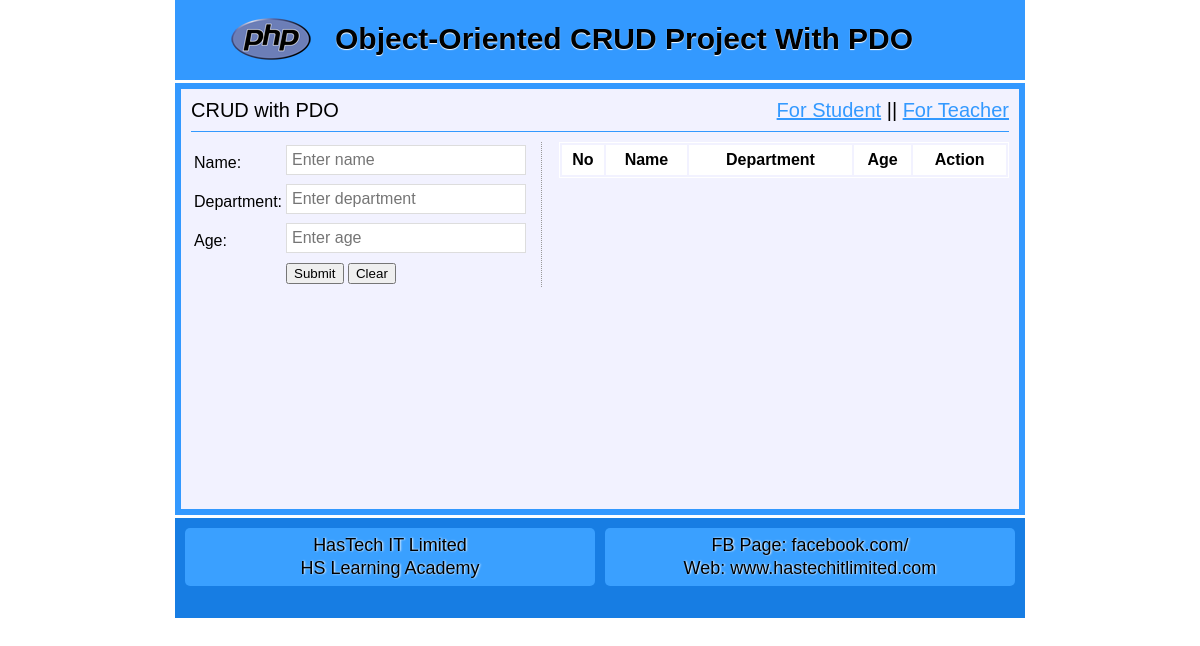
The page /teacher.php on the database as committed earlier.
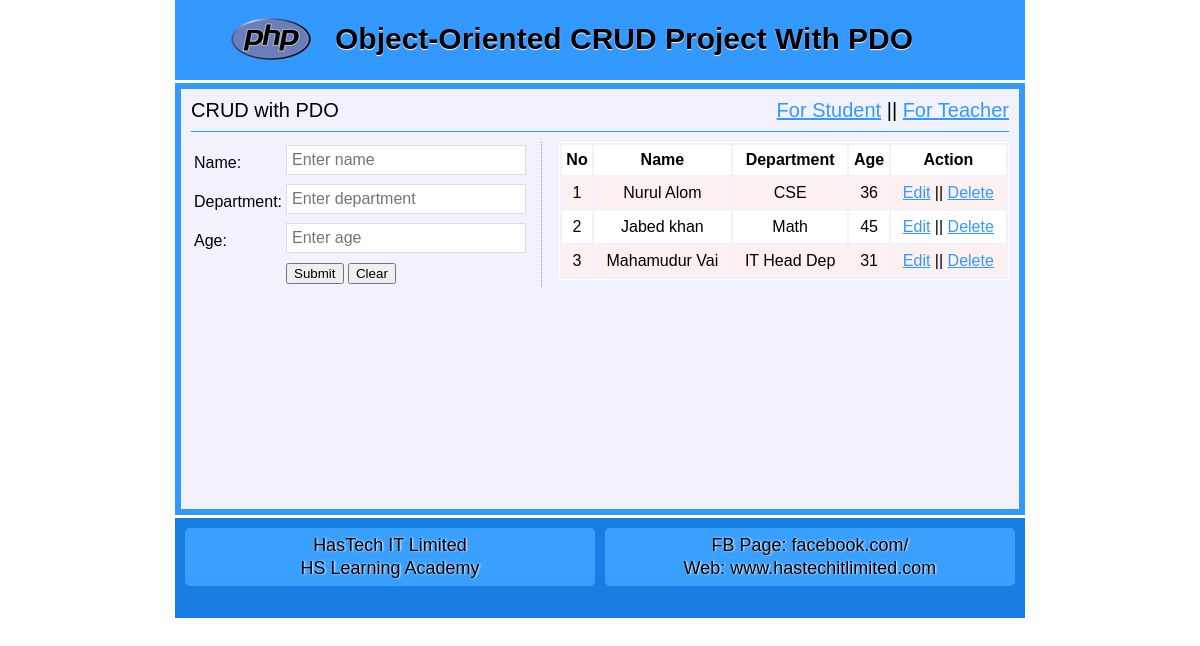
The same page on the database as committed later.
### tables this page shows
CREATE TABLE `tbl_teacher` (
  `id` int(11) NOT NULL,
  `name` varchar(50) NOT NULL,
  `dep` varchar(50) NOT NULL,
  `age` int(11) NOT NULL
);

### classes/Main.php (called while the page is built, shortened)
<?php
    include "DB.php";
    abstract class Main{
        protected $table;
        public function readAll(){
            $sql = "SELECT * FROM $this->table";
            $stmt = DB::prepare($sql);
            $stmt->execute();
            return $stmt->fetchAll();
        }
    }
?>

### classes/DB.php (called while the page is built, shortened)
<?php
    class DB{
        private static $pdo;
        public static function connection(){
            if(!isset(self::$pdo)){
                try {
                    self::$pdo = new PDO('mysql:host='.DB_HOST.'; dbname='.DB_NAME,DB_USER,DB_PASSWORD);
                }catch (PDOException $e) {
                    echo $e->getMessage();
                }
            }
            return self::$pdo;
        }
        public static function prepare($sql){
            return self::connection()->prepare($sql);
        }
    }
?>

### teacher.php (the view, shortened to what this page needs)
<?php include "inc/header.php"; ?>
<?php
  $user = new Teacher();
?>
<section class="mainleft">
  <?php
    if (isset($_GET['action']) && $_GET['action'] == 'edit'){
      $id = (int)$_GET['id'];
      $result = $user->readById($id);
  ?>
  <form action="" method="post">
    <table>
        <input type="hidden" name="id" value="<?php echo $result['id']; ?>"/>
        <tr>
          <td>Name: </td>
          <td><input type="text" name="name" value="<?php echo $result['name']; ?>" required="1"/></td>
        </tr>
        <tr>
          <td>Department: </td>
          <td><input type="text" name="dep" value="<?php echo $result['dep']; ?>" required="1"/></td>
        </tr>
        <tr>
          <td>Age: </td>
          <td><input type="text" name="age" value="<?php echo $result['age']; ?>" required="1"/></td>
        </tr>
        <tr>
          <td></td>
          <td>
            <input type="submit" name="update" value="Submit"/>
            <input type="reset" value="Clear"/>
          </td>
        </tr>
      </table>
  </form>
  <?php } else { ?>
  <form action="" method="post">
    <table>
        <tr>
          <td>Name: </td>
          <td><input type="text" name="name" placeholder="Enter name" required="1"/></td>
        </tr>
        <tr>
          <td>Department: </td>
          <td><input type="text" name="dep" placeholder="Enter department" required="1"/></td>
        </tr>
        <tr>
          <td>Age: </td>
          <td><input type="text" name="age" placeholder="Enter age" required="1"/></td>
        </tr>
        <tr>
          <td></td>
          <td>
            <input type="submit" name="create" value="Submit"/>
            <input type="reset" value="Clear"/>
          </td>
        </tr>
      </table>
  </form>
  <?php } ?>
</section>
<section class="mainright">
  <table class="tblone">
    <tr>
        <th>No</th>
        <th>Name</th>
        <th>Department</th>
        <th>Age</th>
        <th>Action</th>
    </tr>
    <?php
      $i=0;
      foreach ($user->readAll() as $key => $value){
        $i++;
    ?>
    <tr>
        <td><?php echo $i; ?></td>
        <td><?php echo $value['name']; ?></td>
        <td><?php echo $value['dep']; ?></td>
        <td><?php echo $value['age']; ?></td>
        <td>
        <?php echo "<a href='teacher.php?action=edit&id=".$value['id']."'>Edit</a>" ?> ||
        <?php echo "<a href='teacher.php?action=delete&id=".$value['id']."' onclick='myFunction()'>Delete</a>" ?>
        </td>
    </tr>
    <?php  } ?>
  </table>
</section>
<?php include "inc/footer.php"; ?>

### inc/header.php (shortened to what this page needs)
<!DOCTYPE HTML>
<html>
<head>
</head>
<body>
  <header class="headeroption">
    <h2>Object-Oriented CRUD Project With PDO</h2>
  </header>
<div class="content">
<section class="subject">
  <p>CRUD with PDO <span style="float:right"><a href="index.php">For Student</a> || <a href="teacher.php">For Teacher</a></span><p>
</section>

### inc/footer.php
</div>
  <footer class="footeroption">
	  <section class="footerone">
		<p>HasTech IT Limited</p>
		<p>HS Learning Academy</p>
	  </section>
	  <section class="footerone">
		  <p>FB Page: facebook.com/</p>
		  <p>Web: www.hastechitlimited.com</p>
	  </section>
  </footer>
</body>
</html>

### inc/header.php (style rules this page uses)
body { font-family: arial;font-size: 15px;line-height: 18px;margin: 0 auto;width: 850px; }
a { color:#3399FF; }
.headeroption { background: #3399ff url("img/php.png") no-repeat scroll 56px 18px;height: 80px;overflow: hidden;padding-left: 160px; }
.headeroption h2 { color: #000;font-size: 30px;padding-top: 5px;text-shadow: 0 1px 1px #fff; }
.content { background: #f2f2ff;border: 6px solid #3399ff;font-size: 16px;line-height: 22px;margin-bottom: 3px;margin-top: 3px;min-height: 400px;overflow: hidden;padding: 10px; }
.subject { border-bottom: 1px solid #3399ff;font-size: 20px;margin-bottom: 10px;padding-bottom: 10px; }
.subject p { margin:0; }
.mainleft { border-right: 1px dotted #999;float: left;margin-right: 16px;width: 350px; }
.mainright { float:right;width:450px; }
.tblone { width:100%;border:1px solid #fff; }
.tblone td { padding:5px 10px;text-align:center; }
table.tblone tr:nth-child(2n+1) { background:#fff;height:30px; }
table.tblone tr:nth-child(2n) { background:#fdf0f1 none repeat scroll 0 0;height:30px; }
input[type="text"] { border:1px solid #ddd;margin-bottom:5px;padding:5px;width:228px;font-size:16px }
input[type="submit"] { cursor: pointer }
.footeroption { height:90px;background:#177de3;overflow:hidden;padding-top:10px;overflow: hidden; }
.footerone { background: #3aa0ff;border-radius: 5px;float: left;font-size: 18px;line-height: 23px;margin-left: 10px;padding: 6px 10px;text-align: center;text-shadow: 1px 0 2px #fff;width: 390px;overflow: hidden; }
.footerone p { margin:0; }

Rows that differ between the two databases and show on the page:
added tbl_teacher: name "Nurul Alom", dep "CSE", age "36"
added tbl_teacher: name "Jabed khan", dep "Math", age "45"
added tbl_teacher: name "Mahamudur Vai", dep "IT Head Dep", age "31"
